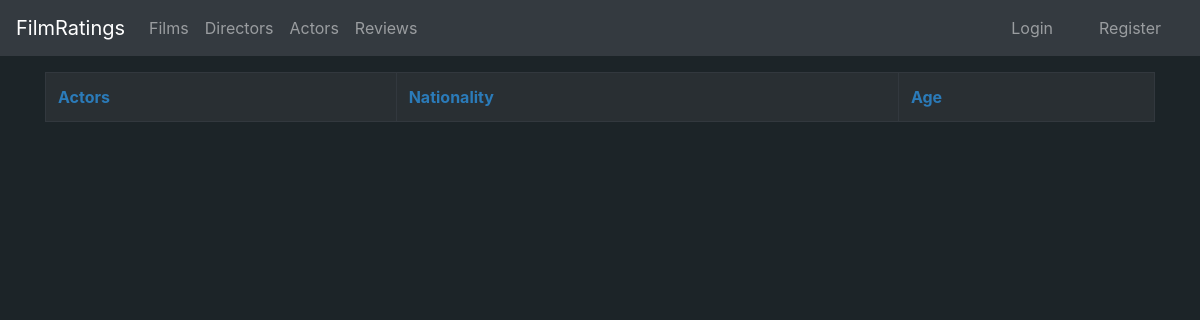
Before: /actors/ with the older database file.
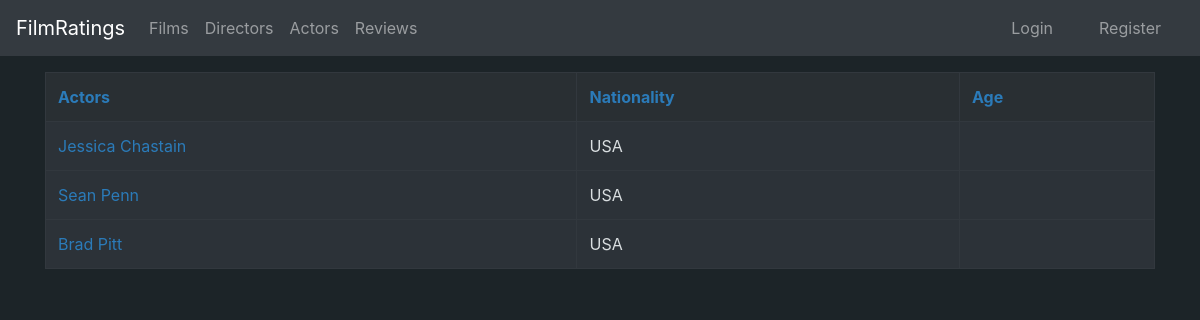
After: the same page with the newer database file.
### application/actors/models.py (models this page shows, shortened)
class Actor(Base):
    name = db.Column(db.String(400), nullable=False)
    nationality = db.Column(db.String(400), nullable = True)
    age = db.Column(db.String(3), nullable = True)
    bio = db.Column(db.String(1200), nullable = True)
    films = db.relationship("FilmActor", cascade="all, delete-orphan")

### application/actors/views.py (the view)
@app.route("/actors/", methods=["GET"])
def actors_index():
    return render_template("actors/list.html", actors = Actor.query.all(), sortby = None, desc = None)

### application/templates/actors/list.html (shortened to what this page needs)
{% extends "layout.html" %}
{% block body %}
    <table class="table table-bordered table-dark">
        <tr style="background-color:#292F33">
            <th>
                {% if sortby == 'name' and desc == False %}
                    <a href="{{url_for('actors_sorted', sortby = 'namedesc')}}">Actors</a>
                {% else %}
                    <a href ="{{url_for('actors_sorted', sortby = 'name')}}">Actors</a>
                {% endif %}
            </th>
            <th>
                {% if sortby == 'nationality' and desc == False %}
                    <a href="{{url_for('actors_sorted', sortby = 'nationalitydesc')}}">Nationality</a>
                {% else %}
                    <a href="{{url_for('actors_sorted', sortby = 'nationality')}}">Nationality</a>
                {% endif %}
            </th>
            <th>
                {% if sortby == 'age' and desc == False %}
                    <a href="{{url_for('actors_sorted', sortby = 'agedesc')}}">Age</a>
                {% else %}
                    <a href="{{url_for('actors_sorted', sortby = 'age')}}">Age</a>
                {% endif %}
            </th>
        </tr>
        {% for actor in actors%}
        <tr style="background-color:#2c3238; color:#d9dee0">
            <td><a href="{{url_for('actors_show',  actor_id = actor.id)}}">{{actor.name}}</a></td>
            {% if not actor.nationality == null %}
                <td>{{actor.nationality}}</td>
            {% endif %}
            {% if not actor.age == null %}
                <td>{{actor.age}}</td>
            {% endif %}
        </tr>
        {% endfor %}
    </table>
{% endblock %}

Changed rows visible on the page:
added Actor: name "Jessica Chastain", nationality "USA"
added Actor: name "Sean Penn", nationality "USA"
added Actor: name "Brad Pitt", nationality "USA"
